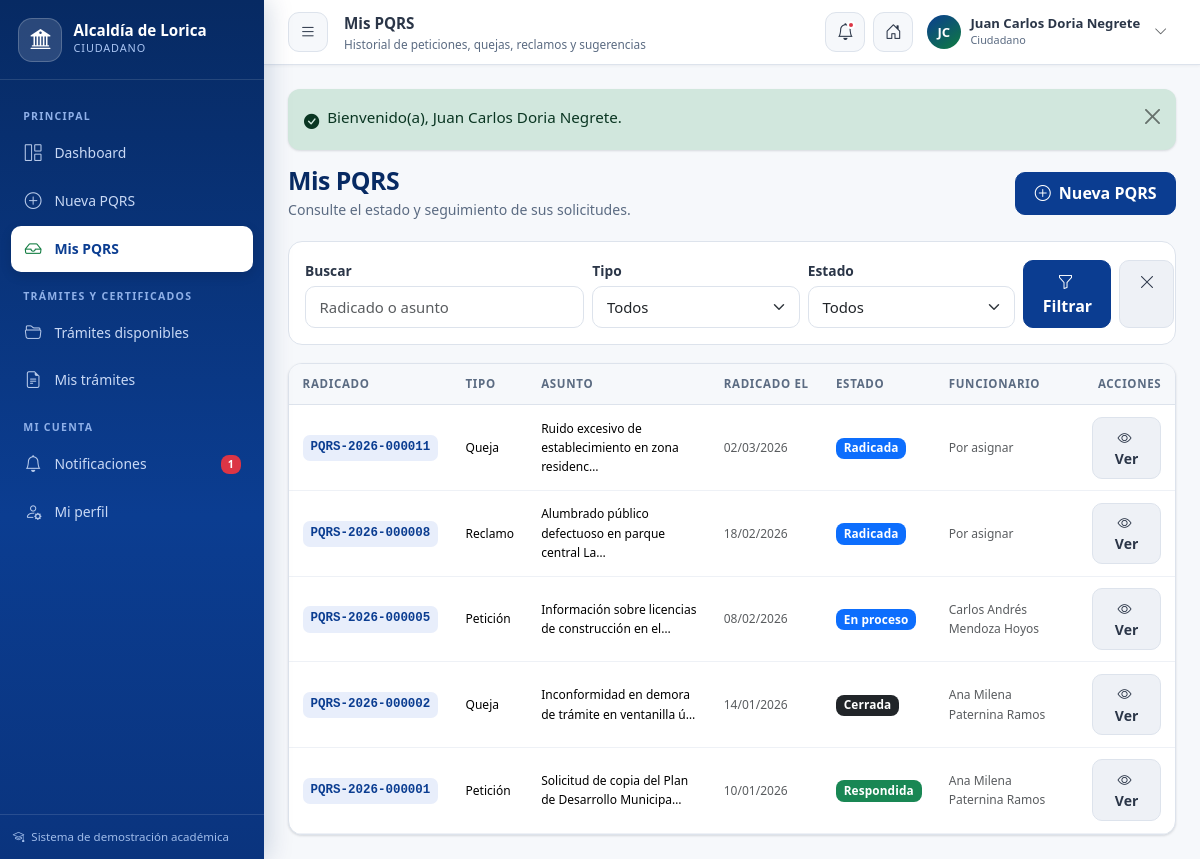
The page /alcaldia-lorica/ciudadano/pqrs (signed in) on the database its author committed.
### tables this page shows
CREATE TABLE `usuarios` (
    `id` INT AUTO_INCREMENT PRIMARY KEY,
    `rol_id` INT NOT NULL,
    `email` VARCHAR(150) NOT NULL UNIQUE,
    `password` VARCHAR(255) NOT NULL,
    `activo` TINYINT(1) DEFAULT 1,
    `ultimo_acceso` DATETIME NULL,
    `created_at` TIMESTAMP DEFAULT CURRENT_TIMESTAMP,
    `updated_at` TIMESTAMP DEFAULT CURRENT_TIMESTAMP ON UPDATE CURRENT_TIMESTAMP,
    CONSTRAINT `fk_usuarios_rol` FOREIGN KEY (`rol_id`) REFERENCES `roles` (`id`) ON UPDATE CASCADE
);

CREATE TABLE `roles` (
    `id` INT AUTO_INCREMENT PRIMARY KEY,
    `nombre` VARCHAR(50) NOT NULL UNIQUE,
    `descripcion` VARCHAR(255) NULL,
    `created_at` TIMESTAMP DEFAULT CURRENT_TIMESTAMP
);

CREATE TABLE `ciudadanos` (
    `id` INT AUTO_INCREMENT PRIMARY KEY,
    `usuario_id` INT NOT NULL UNIQUE,
    `tipo_documento` ENUM('CC', 'TI', 'CE', 'PASAPORTE', 'NIT') DEFAULT 'CC',
    `numero_documento` VARCHAR(30) NOT NULL UNIQUE,
    `nombres` VARCHAR(100) NOT NULL,
    `apellidos` VARCHAR(100) NOT NULL,
    `telefono` VARCHAR(30) NULL,
    `direccion` VARCHAR(200) NULL,
    `barrio` VARCHAR(100) NULL,
    `created_at` TIMESTAMP DEFAULT CURRENT_TIMESTAMP,
    `updated_at` TIMESTAMP DEFAULT CURRENT_TIMESTAMP ON UPDATE CURRENT_TIMESTAMP,
    CONSTRAINT `fk_ciudadanos_usuario` FOREIGN KEY (`usuario_id`) REFERENCES `usuarios` (`id`) ON DELETE CASCADE
);

CREATE TABLE `pqrs` (
    `id` INT AUTO_INCREMENT PRIMARY KEY,
    `radicado` VARCHAR(30) NOT NULL UNIQUE,
    `ciudadano_id` INT NOT NULL,
    `tipo_pqrs_id` INT NOT NULL,
    `estado_pqrs_id` INT NOT NULL,
    `funcionario_id` INT NULL,
    `dependencia_id` INT NULL,
    `asunto` VARCHAR(255) NOT NULL,
    `descripcion` TEXT NOT NULL,
    `medio_contacto` ENUM('correo', 'telefono', 'direccion') DEFAULT 'correo',
    `email_contacto` VARCHAR(150) NOT NULL,
    `telefono_contacto` VARCHAR(30) NULL,
    `fecha_radicacion` DATETIME NOT NULL,
    `fecha_vencimiento` DATE NULL,
    `fecha_cierre` DATETIME NULL,
    `created_at` TIMESTAMP DEFAULT CURRENT_TIMESTAMP,
    `updated_at` TIMESTAMP DEFAULT CURRENT_TIMESTAMP ON UPDATE CURRENT_TIMESTAMP,
    INDEX `idx_pqrs_radicado` (`radicado`),
    INDEX `idx_pqrs_ciudadano` (`ciudadano_id`),
    INDEX `idx_pqrs_estado` (`estado_pqrs_id`),
    INDEX `idx_pqrs_funcionario` (`funcionario_id`),
    INDEX `idx_pqrs_fecha` (`fecha_radicacion`),
    CONSTRAINT `fk_pqrs_ciudadano` FOREIGN KEY (`ciudadano_id`) REFERENCES `ciudadanos` (`id`),
    CONSTRAINT `fk_pqrs_tipo` FOREIGN KEY (`tipo_pqrs_id`) REFERENCES `tipos_pqrs` (`id`),
    CONSTRAINT `fk_pqrs_estado` FOREIGN KEY (`estado_pqrs_id`) REFERENCES `estados_pqrs` (`id`),
    CONSTRAINT `fk_pqrs_funcionario` FOREIGN KEY (`funcionario_id`) REFERENCES `funcionarios` (`id`) ON DELETE SET NULL,
    CONSTRAINT `fk_pqrs_dependencia` FOREIGN KEY (`dependencia_id`) REFERENCES `dependencias` (`id`) ON DELETE SET NULL
);

CREATE TABLE `tipos_pqrs` (
    `id` INT AUTO_INCREMENT PRIMARY KEY,
    `nombre` VARCHAR(50) NOT NULL UNIQUE,
    `descripcion` TEXT NULL,
    `dias_termino` INT DEFAULT 15,
    `activo` TINYINT(1) DEFAULT 1
);

CREATE TABLE `estados_pqrs` (
    `id` INT AUTO_INCREMENT PRIMARY KEY,
    `codigo` VARCHAR(30) NOT NULL UNIQUE,
    `nombre` VARCHAR(60) NOT NULL,
    `color_badge` VARCHAR(20) DEFAULT 'secondary',
    `descripcion` VARCHAR(255) NULL
);

CREATE TABLE `funcionarios` (
    `id` INT AUTO_INCREMENT PRIMARY KEY,
    `usuario_id` INT NOT NULL UNIQUE,
    `dependencia_id` INT NOT NULL,
    `cargo` VARCHAR(100) NOT NULL,
    `nombres` VARCHAR(100) NOT NULL,
    `apellidos` VARCHAR(100) NOT NULL,
    `telefono` VARCHAR(30) NULL,
    `created_at` TIMESTAMP DEFAULT CURRENT_TIMESTAMP,
    `updated_at` TIMESTAMP DEFAULT CURRENT_TIMESTAMP ON UPDATE CURRENT_TIMESTAMP,
    CONSTRAINT `fk_funcionarios_usuario` FOREIGN KEY (`usuario_id`) REFERENCES `usuarios` (`id`) ON DELETE CASCADE,
    CONSTRAINT `fk_funcionarios_dependencia` FOREIGN KEY (`dependencia_id`) REFERENCES `dependencias` (`id`)
);

### app/views/ciudadano/pqrs_index.php (the view, shortened to what the rows shown need)
<div class="page-heading d-flex flex-wrap justify-content-between align-items-center gap-2">
    <div>
        <h1>Mis PQRS</h1>
        <p>Consulte el estado y seguimiento de sus solicitudes.</p>
    </div>
    <a href="<?= url('ciudadano/pqrs/nueva') ?>" class="btn btn-primary"><i class="bi bi-plus-circle me-1"></i> Nueva PQRS</a>
</div>
<form class="filter-bar" method="get" action="<?= url('ciudadano/pqrs') ?>">
    <div class="row g-2 align-items-end">
        <div class="col-md-4">
            <label class="form-label mb-1">Buscar</label>
            <input type="text" class="form-control" name="q" value="<?= e($filtros['q'] ?? '') ?>" placeholder="Radicado o asunto">
        </div>
        <div class="col-md-3">
            <label class="form-label mb-1">Tipo</label>
            <select class="form-select" name="tipo">
                <option value="">Todos</option>
            </select>
        </div>
        <div class="col-md-3">
            <label class="form-label mb-1">Estado</label>
            <select class="form-select" name="estado">
                <option value="">Todos</option>
            </select>
        </div>
        <div class="col-md-2 d-flex gap-2">
            <button class="btn btn-primary w-100"><i class="bi bi-funnel me-1"></i> Filtrar</button>
            <a href="<?= url('ciudadano/pqrs') ?>" class="btn btn-soft" title="Limpiar"><i class="bi bi-x-lg"></i></a>
        </div>
    </div>
</form>
<div class="card">
    <div class="card-body p-0">
        <?php if (empty($pqrs)): ?>
            <div class="empty-state">
                <i class="bi bi-inbox"></i>
                No se encontraron PQRS con los criterios de búsqueda.
                <div class="mt-2"><a href="<?= url('ciudadano/pqrs/nueva') ?>" class="btn btn-sm btn-primary">Radicar nueva PQRS</a></div>
            </div>
        <?php else: ?>
            <div class="table-responsive">
                <table class="table align-middle">
                    <thead>
                        <tr><th>Radicado</th><th>Tipo</th><th>Asunto</th><th>Radicado el</th><th>Estado</th><th>Funcionario</th><th class="text-end">Acciones</th></tr>
                    </thead>
                    <tbody>
                        <?php foreach ($pqrs as $p): ?>
                            <tr>
                                <td><span class="radicado-pill"><?= e($p['radicado']) ?></span></td>
                                <td class="small"><?= e($p['tipo_nombre']) ?></td>
                                <td class="small"><?= e(truncate($p['asunto'], 50)) ?></td>
                                <td class="small text-muted"><?= format_fecha($p['fecha_radicacion']) ?></td>
                                <td><span class="badge bg-<?= badge_estado($p['color_badge']) ?>"><?= e($p['estado_nombre']) ?></span></td>
                                <td class="small text-muted"><?= e(trim(($p['funcionario_nombres'] ?? '') . ' ' . ($p['funcionario_apellidos'] ?? '')) ?: 'Por asignar') ?></td>
                                <td class="text-end">
                                    <a href="<?= url('ciudadano/pqrs/detalle/' . (int)$p['id']) ?>" class="btn btn-sm btn-soft"><i class="bi bi-eye me-1"></i> Ver</a>
                                </td>
                            </tr>
                        <?php endforeach; ?>
                    </tbody>
                </table>
            </div>
        <?php endif; ?>
    </div>
</div>

### app/core/Router.php (shortened to what the rows shown need)
<?php
class Router {
    private array $routes = [];
    private string $basePath = '';
    public function __construct(string $basePath = '') {
        $this->basePath = rtrim($basePath, '/');
    }
    private function addRoute(string $method, string $path, array $handler, array $middleware): void {
        $path = '/' . trim($path, '/');
        $pattern = preg_replace('#\{([a-zA-Z_][a-zA-Z0-9_]*)\}#', '(?P<$1>[^/]+)', $path);
        $this->routes[] = [
            'method'     => $method,
            'path'       => $path,
            'pattern'    => '#^' . $pattern . '$#',
            'handler'    => $handler,
            'middleware' => $middleware,
        ];
    }
    public function dispatch(string $method, string $uri): void {
        $path = $this->extractPath($uri);
        foreach ($this->routes as $route) {
            if ($route['method'] !== $method) {
                continue;
            }
            if (preg_match($route['pattern'], $path, $matches)) {
                $params = array_filter($matches, 'is_string', ARRAY_FILTER_USE_KEY);
                foreach ($route['middleware'] as $mw) {
                    $result = Middleware::run($mw);
                }
                [$controllerClass, $action] = $route['handler'];
                $controller = new $controllerClass();
                call_user_func_array([$controller, $action], array_values($params));
                return;
            }
        }
    }
    private function extractPath(string $uri): string {
        $uri = parse_url($uri, PHP_URL_PATH) ?? '/';
        if ($this->basePath !== '' && str_starts_with($uri, $this->basePath)) {
            $uri = substr($uri, strlen($this->basePath));
        }
        $uri = '/' . trim($uri, '/');
        return $uri === '/' ? '/' : rtrim($uri, '/');
    }
}

### app/views/layouts/panel.php (shortened to what the rows shown need)
<?php
$app = config();
$user = Auth::user();
$rol = Auth::role();
$activeMenu = $activeMenu ?? '';
$nombreCompleto = Auth::name();
$iniciales = '';
$partes = preg_split('/\s+/', trim($nombreCompleto));
foreach (array_slice($partes, 0, 2) as $p) {
    if ($p !== '') $iniciales .= mb_strtoupper(mb_substr($p, 0, 1));
}
$iniciales = $iniciales ?: 'AL';
$noLeidas = ($rol === 'ciudadano') ? NotificationService::noLeidas((int)$user['id']) : 0;
$menuRol = $menus[$rol] ?? [];
?>
<!DOCTYPE html>
<html lang="es">
<head>
    <link rel="stylesheet" href="<?= asset('bootstrap/css/bootstrap.min.css') ?>">
    <link rel="stylesheet" href="<?= asset('icons/bootstrap-icons.min.css') ?>">
    <link rel="stylesheet" href="<?= asset('css/app.css') ?>">
</head>
<body class="panel-body">
<aside class="panel-sidebar" id="panelSidebar">
    <div class="sidebar-brand">
        <div class="brand-shield"><i class="bi bi-bank2"></i></div>
        <div>
            <div class="sb-title">Alcaldía de Lorica</div>
            <div class="sb-sub"><?= e(role_label($rol)) ?></div>
        </div>
    </div>
    <div class="sidebar-scroll">
        <?php foreach ($menuRol as $grupo): ?>
            <div class="sidebar-label"><?= e($grupo['label']) ?></div>
            <ul class="sidebar-nav">
                <?php foreach ($grupo['items'] as $item): ?>
                    <li>
                        <a class="nav-link <?= $activeMenu === $item['key'] ? 'active' : '' ?>" href="<?= url($item['url']) ?>">
                            <i class="bi <?= e($item['icon']) ?>"></i>
                            <span><?= e($item['text']) ?></span>
                            <?php if ($item['key'] === 'notificaciones' && $noLeidas > 0): ?>
                                <span class="badge bg-danger"><?= $noLeidas ?></span>
                            <?php endif; ?>
                        </a>
                    </li>
                <?php endforeach; ?>
            </ul>
        <?php endforeach; ?>
    </div>
    <div class="sidebar-footer">
        <i class="bi bi-mortarboard me-1"></i> Sistema de demostración académica
    </div>
</aside>
<div class="panel-main">
    <header class="panel-topbar">
        <button class="icon-btn topbar-toggle" type="button" id="sidebarToggle" aria-label="Menú">
            <i class="bi bi-list"></i>
        </button>
        <div class="topbar-title">
            <?= e($pageTitle ?? ($title ?? 'Panel')) ?>
            <?php if (!empty($pageSubtitle)): ?><small><?= e($pageSubtitle) ?></small><?php endif; ?>
        </div>
        <div class="topbar-actions">
            <?php if ($rol === 'ciudadano'): ?>
                <a href="<?= url('ciudadano/notificaciones') ?>" class="icon-btn" title="Notificaciones">
                    <i class="bi bi-bell"></i>
                    <?php if ($noLeidas > 0): ?><span class="dot"></span><?php endif; ?>
                </a>
            <?php endif; ?>
            <a href="<?= url('') ?>" class="icon-btn d-none d-sm-grid" title="Ir al portal público"><i class="bi bi-house-door"></i></a>
            <div class="dropdown">
                <button class="user-chip border-0" data-bs-toggle="dropdown" aria-expanded="false" type="button">
                    <span class="user-avatar"><?= e($iniciales) ?></span>
                    <span class="text-start">
                        <span class="u-name d-block"><?= e($nombreCompleto) ?></span>
                        <span class="u-role d-block"><?= e(role_label($rol)) ?></span>
                    </span>
                    <i class="bi bi-chevron-down small text-muted ms-1"></i>
                </button>
            </div>
        </div>
    </header>
    <div class="panel-content">
        <?php require __DIR__ . '/_flash.php'; ?>
        <?= $content ?>
    </div>
</div>
</body>
</html>

### rows shown on the page
usuarios: rol.nombre "CIUDADANO", rol.nombre "Ciudadano"
ciudadanos: nombreCompleto "Juan Carlos Doria Negrete"
pqrs: radicado "PQRS-2026-000011", tipo_pqrs.nombre "Queja", asunto "Ruido excesivo de establecimiento en zona residenc…", fecha_radicacion "02/03/2026", estado_pqrs.nombre "Radicada", funcionario_apellidos "Por asignar"
pqrs: radicado "PQRS-2026-000008", tipo_pqrs.nombre "Reclamo", asunto "Alumbrado público defectuoso en parque central La…", fecha_radicacion "18/02/2026", estado_pqrs.nombre "Radicada", funcionario_apellidos "Por asignar"
pqrs: radicado "PQRS-2026-000005", tipo_pqrs.nombre "Petición", asunto "Información sobre licencias de construcción en el…", fecha_radicacion "08/02/2026", estado_pqrs.nombre "En proceso", funcionario.apellidos "Carlos Andrés Mendoza Hoyos"
pqrs: radicado "PQRS-2026-000002", tipo_pqrs.nombre "Queja", asunto "Inconformidad en demora de trámite en ventanilla ú…", fecha_radicacion "14/01/2026", estado_pqrs.nombre "Cerrada", funcionario.apellidos "Ana Milena Paternina Ramos"
pqrs: radicado "PQRS-2026-000001", tipo_pqrs.nombre "Petición", asunto "Solicitud de copia del Plan de Desarrollo Municipa…", fecha_radicacion "10/01/2026", estado_pqrs.nombre "Respondida", funcionario.apellidos "Ana Milena Paternina Ramos"

### other values the page prints
$grupo['label'] "PRINCIPAL"
$item['text'] "Dashboard"
$item['text'] "Nueva PQRS"
$item['text'] "Mis PQRS"
$grupo['label'] "TRÁMITES Y CERTIFICADOS"
$item['text'] "Trámites disponibles"
$item['text'] "Mis trámites"
$grupo['label'] "MI CUENTA"
$item['text'] "Notificaciones"
$noLeidas "1"
$item['text'] "Mi perfil"
$iniciales "JC"
$__f['message'] "Bienvenido(a), Juan Carlos Doria Negrete."
